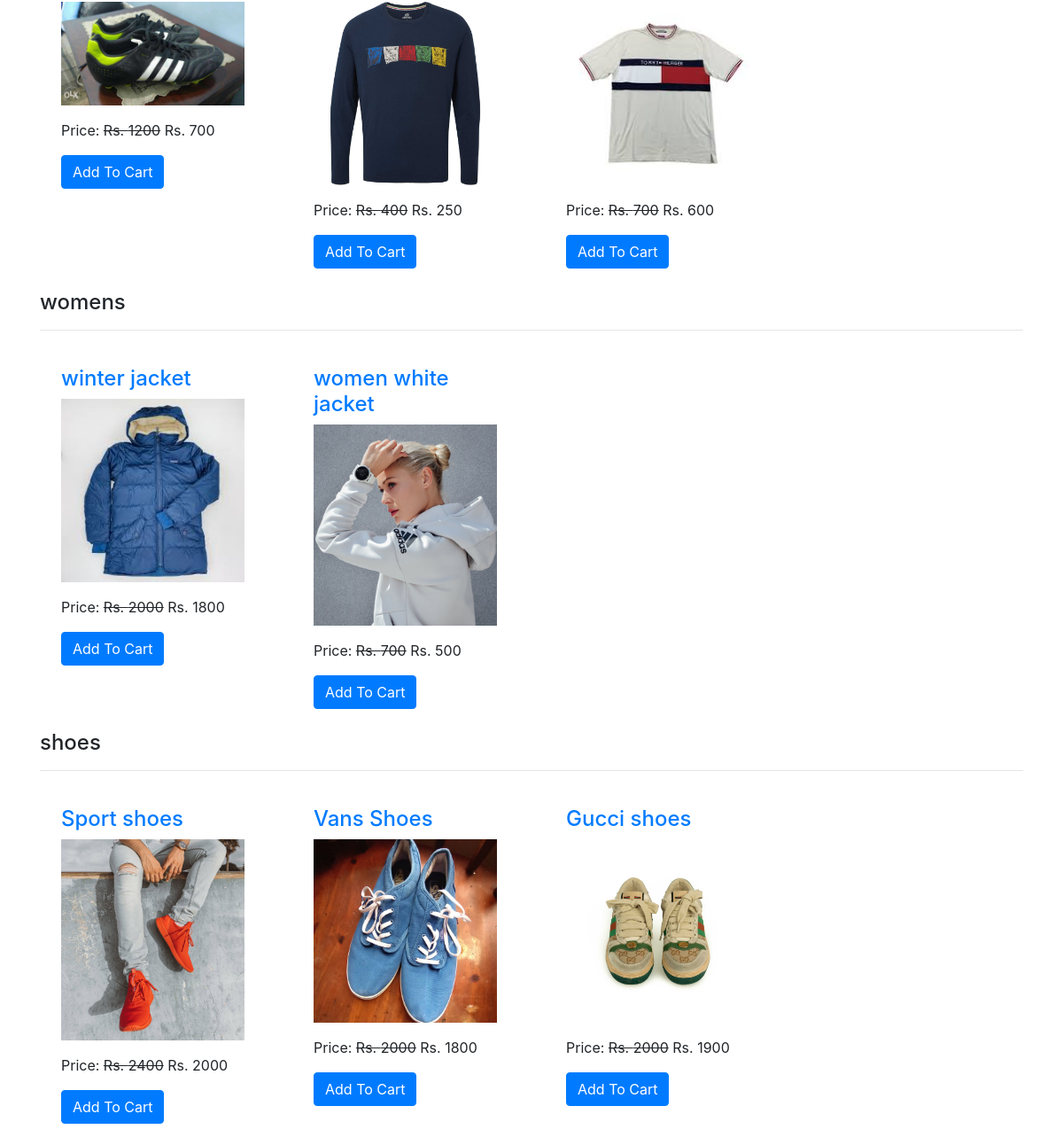
/all-products/ (lower part), run on an earlier commit of the app's database.
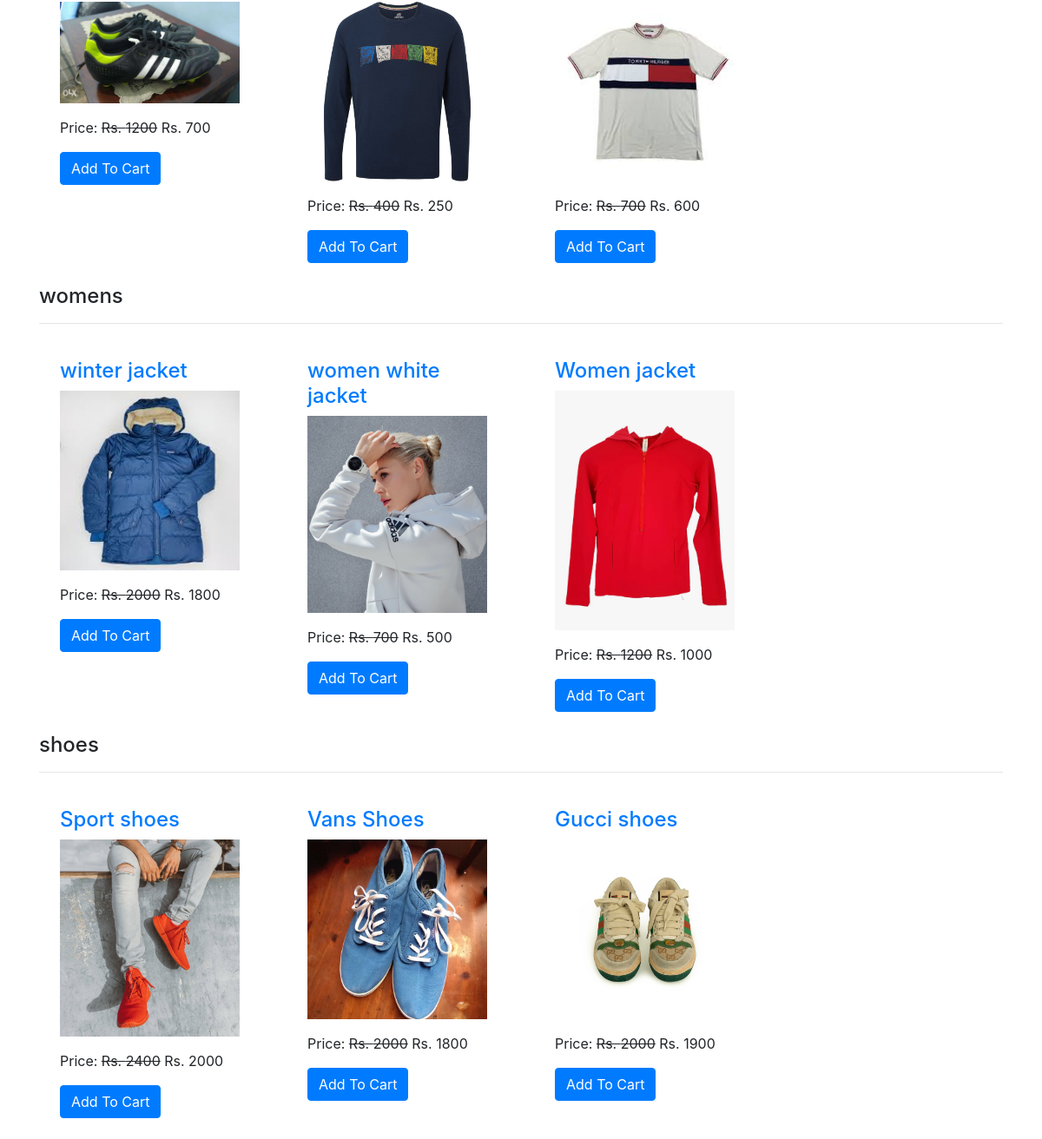
And on a later commit of the database.
### ecomapp/models.py (models this page shows, shortened)
class Product(models.Model):
    title = models.CharField(max_length=200)
    slug = models.SlugField(unique=True)
    category = models.ForeignKey(Category, on_delete=models.CASCADE)
    image = models.ImageField(upload_to="products")
    marked_price = models.PositiveIntegerField()
    selling_price = models.PositiveIntegerField()
    description = models.TextField()
    warranty = models.CharField(max_length=300, null=True, blank=True)
    return_policy = models.CharField(max_length=300, null=True, blank=True)
    view_count = models.PositiveIntegerField(default=0)

class Category(models.Model):
    title = models.CharField(max_length=200)
    slug = models.SlugField(unique=True)

### ecomapp/views.py (the view)
# urls.py: path("all-products/", AllProductsView.as_view(), name="allproducts"),
class AllProductsView(EcomMixin, TemplateView):
    template_name = "allproducts.html"
    def get_context_data(self, **kwargs):
        context = super().get_context_data(**kwargs)
        context['allcategories'] = Category.objects.all()
        return context

### ecomapp/views.py (called while the page is built)
    def dispatch(self, request, *args, **kwargs):
        cart_id = request.session.get("cart_id")
        if cart_id:
            cart_obj = Cart.objects.get(id=cart_id)
            if request.user.is_authenticated and request.user.customer:
                cart_obj.customer = request.user.customer
                cart_obj.save()
        return super().dispatch(request, *args, **kwargs)

### templates/allproducts.html (shortened to what this page needs)
{% extends 'base.html' %}
{% block content %}
<div class="container">
    {% for cat in allcategories %}
    <h4>{{cat.title}}</h4><hr>
    <div class="row">
        {% for p in cat.product_set.all %}
        <div class="col-md-3">
            <div class="m-4">
                <h4><a href="{% url 'ecomapp:productdetail' p.slug %}">{{p.title}}</a></h4>
                <img src="{{p.image.url}}" alt="" class="img-fluid" style="height: 2500; object-fit: cover;">
                <p class="mt-3">Price: <strike>Rs. {{p.marked_price}}</strike> Rs. {{p.selling_price}}</p>
                <a href="{% url 'ecomapp:addtocart' p.id %}" class="btn btn-primary">Add To Cart</a>
            </div>
        </div>
        {% endfor %}
    </div>
    {% endfor %}
</div>
{% endblock %}

What changed in the data, as far as the page shows it:
added Product: title "Women jacket", image (picture), marked_price "1200", selling_price "1000", shown under Category "womens"
